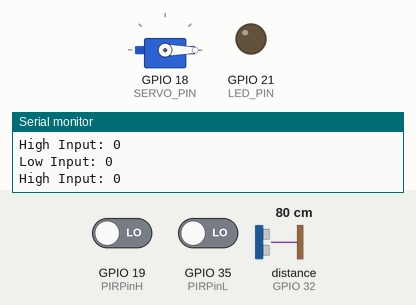
This sketch was run on a simulated ESP32. On the bench: servo, output pins drawn as LEDs (lit = HIGH), the last lines printed to the serial monitor. The test bench sets the inputs (shaded band); at power-on: GPIO 35 (PIRPinL) LOW, GPIO 19 (PIRPinH) LOW, distance to the obstacle (sensor on GPIO 32) 80 cm. The echo pulse lasts 58.3 µs per cm; WiFi joins after 1.5 s; servers stay silent unless stated; uploads are accepted with an empty reply; the local clock reads 2024-03-15 10:24:30 at power-on unless the sketch sets it; pins used as bus, display or sensor lines are not drawn.

Above: at 3.0 s.
3.1 s: GPIO 35 (PIRPinL) driven HIGH
At 5.2 s:
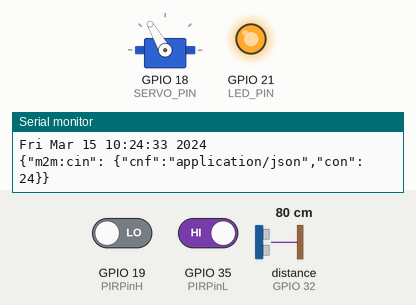
At 6.8 s:
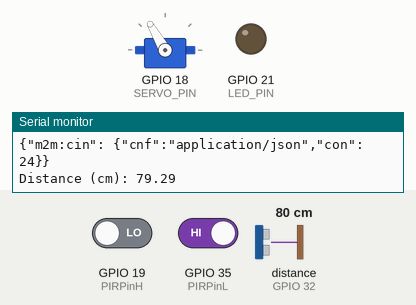
7.1 s: GPIO 35 (PIRPinL) driven LOW
At 7.1 s:
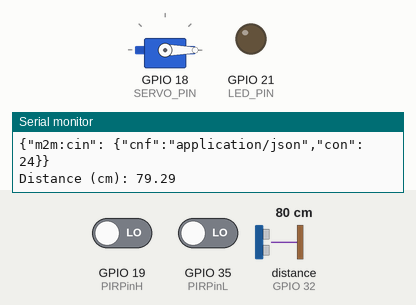
Timing chart, 0 to 10.1 s (numbered marks = the images above; inputs shaded):
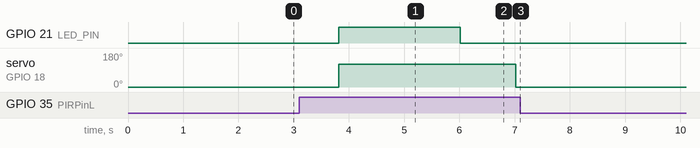

The sketch:

main-sketch.ino
```cpp
#include "Servo.h"
#include "HTTPClient.h"
#include <TimeLib.h>
#include <WiFi.h>
#include <BlynkSimpleEsp32.h>

#define BLYNK_TEMPLATE_ID "TMPLEraxSp-D"
#define BLYNK_DEVICE_NAME "IOT Project"
#define BLYNK_AUTH_TOKEN "1ZzQ7hR1zpBmOzs-15g5X78HzFEVqra8"
#define BLYNK_PRINT Serial

#define PIRPinL 35 // Lower PIR sensor
#define PIRPinH 19 // Higher PIR sensor
#define LED_PIN 21 // LED pin
#define SERVO_PIN 18
#define TRIGGER 33
#define ECHO 32
#define SOUND_SPEED 0.034 //in cm/micro second
#define safeDistance 20

String cse_ip = "192.168.1.103";
String cse_port = "8080";
String server = "http://" + cse_ip + ":" + cse_port + "/~/in-cse/in-name/";
String ae = "BabyMonitor";
String cnt = "node1";

char *auth = BLYNK_AUTH_TOKEN;
const char* ssid = "AegiFi"; // your network SSID (name)
const char* password = "Akshit@2003"; // your network password
//const char* ssid = "Mmmm"; // your network SSID (name)
//const char* password = "plus8pro"; // your network password

String header; //https request
String outData = "";
String timeToPrint = "";

int pirInpL = 0; // Input from lower PIR sensor
int pirInpH = 0; // Input from higher PIR sensor
int freq_inp = 1000;
int servo_default = 0; // Angle of servo motor in default state
int servo_latch = 120; // Angle of servo motor in latched state
int output = 0;

unsigned long currentTime = millis();
unsigned long previousTime = 0;
const long timeoutTime = 2000;

const char* ntpServer = "pool.ntp.org";
const long  gmtOffset_sec = 19800;
const int   daylightOffset_sec = 0;

Servo servo_motor;
BlynkTimer timer;

void createCI(String val){
  HTTPClient http;
  http.begin(server + ae + "/" + cnt + "/");
  http.addHeader("X-M2M-Origin", "admin:admin");
  http.addHeader("Content-Type", "application/json;ty=4");
  int code = http.POST("{\"m2m:cin\": {\"cnf\":\"application/json\",\"con\": " + val + "}}");
  Serial.println("{\"m2m:cin\": {\"cnf\":\"application/json\",\"con\": " + val + "}}");
  if (code == -1) {
  Serial.println("UNABLE TO CONNECT TO THE SERVER");
  }
  http.end();
}

void setup() {
  Serial.begin(115200);
  Blynk.begin(auth, ssid, password);
  pinMode(LED_PIN, OUTPUT);
  pinMode(PIRPinL, INPUT);
  pinMode(PIRPinH, INPUT);
  pinMode(32, INPUT);
  pinMode(TRIGGER, OUTPUT);
  digitalWrite(TRIGGER, LOW);
  pinMode(ECHO, INPUT);

  digitalWrite(LED_PIN, LOW);

  // Connect to WiFi network
  Serial.print("Connecting to ");
  Serial.println(ssid);
  WiFi.begin(ssid, password);
  while (WiFi.status() != WL_CONNECTED) {
    delay(500);
    Serial.print(".");
  }
  // Print local IP address and start web server
  Serial.println("");
  Serial.println("WiFi connected.");
  Serial.println("IP address: ");
  Serial.println(WiFi.localIP());

    // Init and get the time
  configTime(gmtOffset_sec, daylightOffset_sec, ntpServer);
  printLocalTime();

  servo_motor.attach(SERVO_PIN);
  servo_motor.write(servo_default);
}

double getDistance()
{
  // Clears the trigPin
  digitalWrite(TRIGGER, LOW);
 // delayMicroseconds(2);
  // Sets the trigPin on HIGH state for 10 micro seconds
  digitalWrite(TRIGGER, HIGH);
  delayMicroseconds(10);
  digitalWrite(TRIGGER, LOW);

  digitalWrite(LED_PIN, LOW);

  // Reads the echoPin, returns the sound wave travel time in microseconds
  long duration = pulseIn(ECHO, HIGH,40000);

  double distanceCm;

  // Calculate the distance
  if(duration == 0)
    Serial.println("No obstacle detected");
  else
  {
    distanceCm = duration * SOUND_SPEED/2;

    // Prints the distance in the Serial Monitor
    Serial.print("Distance (cm): ");
    Serial.println(distanceCm);
  }

  delay(1000);

  return distanceCm;
}

void loop() {

  Blynk.run();

  pirInpL = digitalRead(PIRPinL);
  pirInpH = digitalRead(PIRPinH);

  Serial.print("Low Input: ");
  Serial.println(pirInpL);

  Serial.print("High Input: ");
  Serial.println(pirInpH);

  // Motion detected at lower level but not at higher.
  // This implies that baby's presence is detected.

  Blynk.virtualWrite(V0, pirInpL);
  Blynk.virtualWrite(V1, pirInpH);

  output = pirInpL && !pirInpH;
  Blynk.virtualWrite(V4, output);

//  createCI(String(getDistance()));

  if(pirInpL && !pirInpH)
  {
    outData = "Motion Detected";
     // Rings buzzer
    servo_motor.write(servo_latch); // Rotate servo motor to latch door
    digitalWrite(LED_PIN, HIGH);

    // Note the current time
    timeToPrint = printLocalTime();

//    timeToPrint.replace(" ","%20");

    createCI(timeToPrint.substring(14,16));

    // Wait for 2 seconds
    delay(2000);

    // Then, wait for baby to go atleast 3 meters away
    while (getDistance() < safeDistance)
    {
      Serial.println("baby still in range!");
      delay(2000);  // Wait 5 seconds before checking again
    }

    // Reset servo motor to original angle
    // This unlatches the door
     servo_motor.write(servo_default);
     // Turn off buzzer
     digitalWrite(LED_PIN, LOW);
  }

  delay(1000);
}


String printLocalTime(){
  struct tm timeinfo;
  if(!getLocalTime(&timeinfo)){
    Serial.println("Failed to obtain time");
    return "";
  }
  Serial.println(&timeinfo);

  return asctime(&timeinfo);
}
```

Measured:
- after the input at 3.1 s, GPIO 21 (LED_PIN): LOW → HIGH after 0.71 s, → LOW 2.2 s later; servo on GPIO 18 (SERVO_PIN): 0° → 120° after 0.71 s, → 0° 3.2 s later
- after the input at 7.1 s, GPIO 21 (LED_PIN): stops changing and stays LOW; servo on GPIO 18 (SERVO_PIN): stays 0° (without the input it goes to 120° after 0.92 s)
